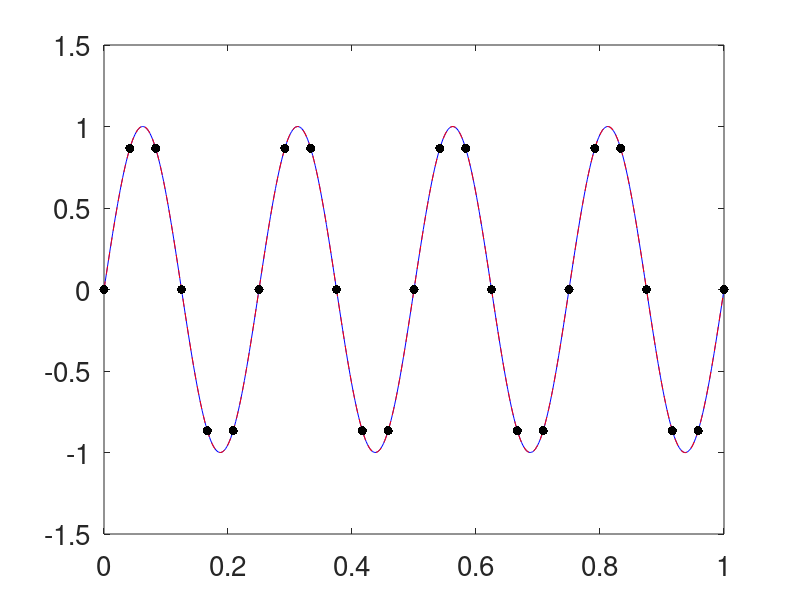

This figure's MATLAB source:
%Cones and Kernel Approximation for Guarantees
%% Preliminaries
clear all
close all
format compact
set(0,'defaultaxesfontsize',20,'defaulttextfontsize',20)
testfun=@(x) sin(8*pi*x);
tau=8*pi;
epsilon = 1e-2;

%% Kernel
a=10;
kernel=@(x,t) exp(-(a.^2)*(bsxfun(@minus,x,t')).^2);

%% Data and spline approximation
n=25;
xnode=linspace(0,1,n)';
Kmat=kernel(xnode,xnode);
condK=cond(Kmat)
y=testfun(xnode);
c=Kmat\y;
splinef=@(x) kernel(x,xnode)*c;

%% Plot of test function and spline
nplot=500;
xplot=linspace(0,1,nplot)';
plot(xplot,testfun(xplot),'b-',...
    xplot,splinef(xplot),'r--',...
    xnode,y,'k.','markersize',20,...
    'linewidth',3)
ntest=1000;
xtest=linspace(0,1,ntest)';

%% Root mean square error
error=sqrt(mean((testfun(xtest)-splinef(xtest)).^2))

normHsplinef=sqrt(c'*y)
xpxt=bsxfun(@plus,xnode,xnode');
xmxt=bsxfun(@minus,xnode,xnode');
Ktildemat=(sqrt(pi/2)/(2*a)) ...
    *exp(-((a^2)/2)*(xmxt.^2)) ...
    .*(-erf((a/sqrt(2))*(xpxt-2)) + erf((a/sqrt(2))*xpxt));
condKtilde=cond(Ktildemat)
Herrbd=sqrt(1-trace(Ktildemat/Kmat))
guesserrest=Herrbd*normHsplinef

%% Algorithm 1 Stage 1
xtxt=bsxfun(@times,xnode,xnode');
xpxtsq=bsxfun(@plus,xnode.^2,xnode'.^2);
Htildemat=1/4*a*(exp(-a^2*(2+xpxtsq+xtxt-2*xpxt)) ...
    .*(2*a*exp(a^2*xtxt).*(-2+xpxt)+exp(1/2*a^2*(bsxfun(@plus,xnode.^2-4*xnode,(xnode'-2).^2)+4*xtxt)) ...
    *sqrt(2*pi).*(-1+a^2*xmxt.^2)*erf(a*(-2+xpxt)/sqrt(2))) ...
    -exp(-a^2*(xpxtsq+xtxt)).*(2*a*exp(a^2*xtxt).*xpxt+exp(1/2*a^2*(xpxtsq+4*xtxt)) ...
    *sqrt(2*pi)*(-1+a^2*xmxt.^2).*erf(a*xpxt/sqrt(2))));
condHtilde=cond(Htildemat)
normDsplinef=sqrt(c'*Htildemat*c);
htilde=sqrt(2*a^2-trace(Htildemat/Kmat))
